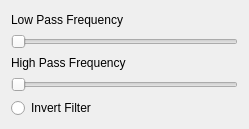
<?xml version="1.0" encoding="UTF-8"?>
<ui version="4.0">
 <class>Form</class>
 <widget class="QWidget" name="Form">
  <property name="geometry">
   <rect>
    <x>0</x>
    <y>0</y>
    <width>249</width>
    <height>129</height>
   </rect>
  </property>
  <property name="windowTitle">
   <string>Form</string>
  </property>
  <layout class="QVBoxLayout" name="verticalLayout">
   <item>
    <widget class="QLabel" name="lowPassTitle">
     <property name="text">
      <string>Low Pass Frequency</string>
     </property>
    </widget>
   </item>
   <item>
    <widget class="QSlider" name="lowPassSlider">
     <property name="orientation">
      <enum>Qt::Horizontal</enum>
     </property>
    </widget>
   </item>
   <item>
    <widget class="QLabel" name="highPassTitle">
     <property name="text">
      <string>High Pass Frequency</string>
     </property>
    </widget>
   </item>
   <item>
    <widget class="QSlider" name="highPassSlider">
     <property name="orientation">
      <enum>Qt::Horizontal</enum>
     </property>
    </widget>
   </item>
   <item>
    <widget class="QRadioButton" name="inverterButton">
     <property name="text">
      <string>Invert Filter</string>
     </property>
    </widget>
   </item>
  </layout>
 </widget>
 <resources/>
 <connections/>
</ui>
